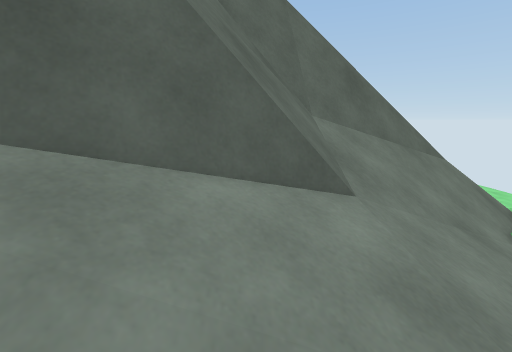
view 1 (above)

18 first-person views from a walk through a 3-D level made in the Unity game engine. The camera is 1.2 m above the floor, tilts 12° down and sees 90° across. The floor is counted in squares, 0.5 m on a side. Each view is taken from the middle of a square. On the plan, view 1 faces up. The plan holds only what a view shows up to about 17 squares ahead; the rest is blank. The place goes on beyond the plan. Some animated figures are left out. Some surface patterns are stand-ins.

view 2
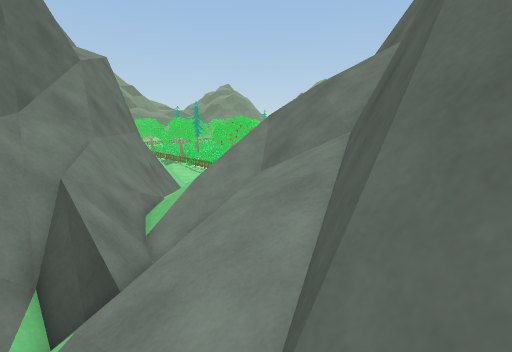

view 3
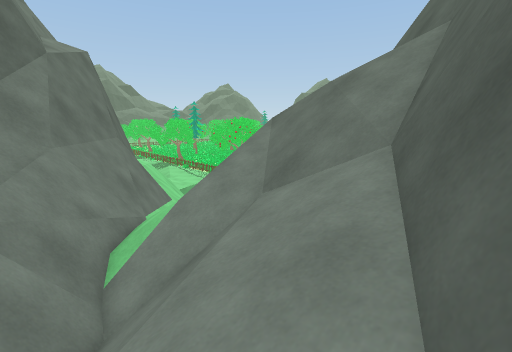

view 4
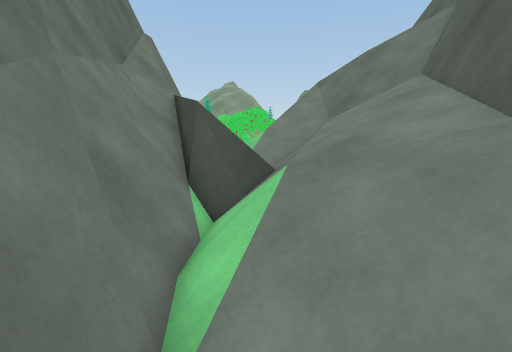

view 5
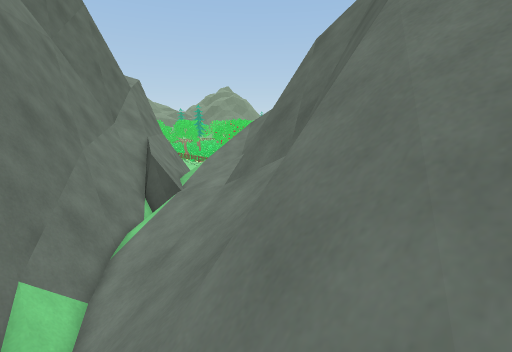

view 6
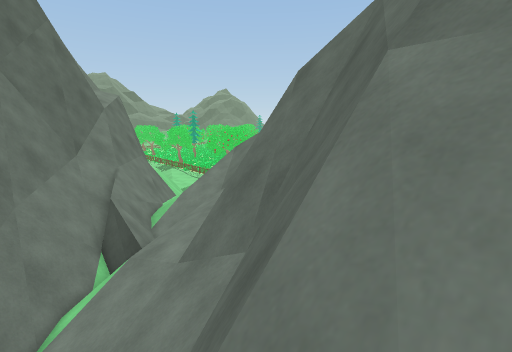

view 7
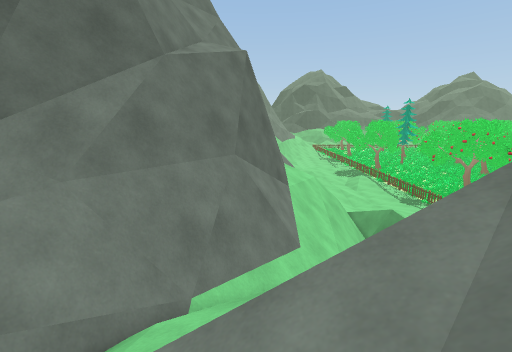

view 8
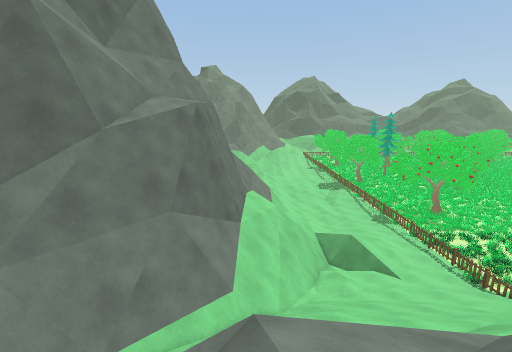

view 9
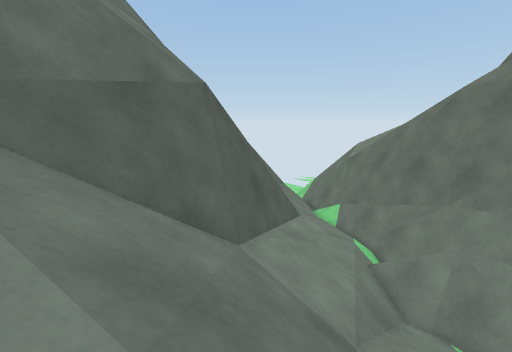

view 10
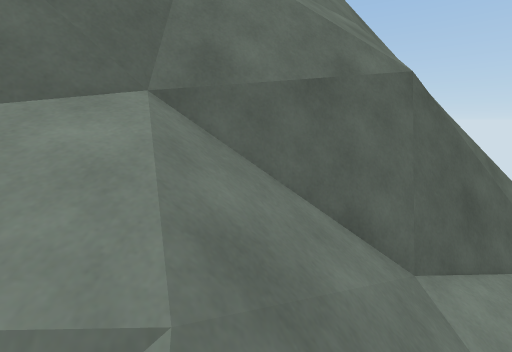

view 11
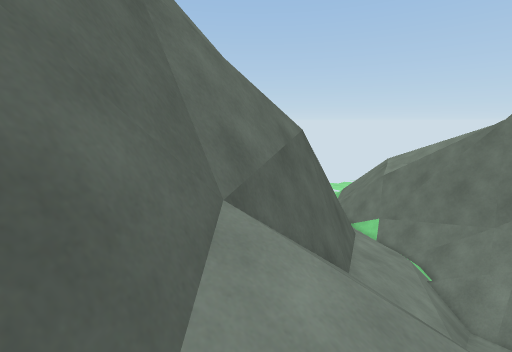

view 12
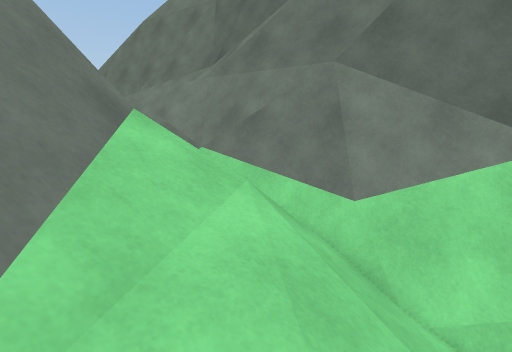

view 13
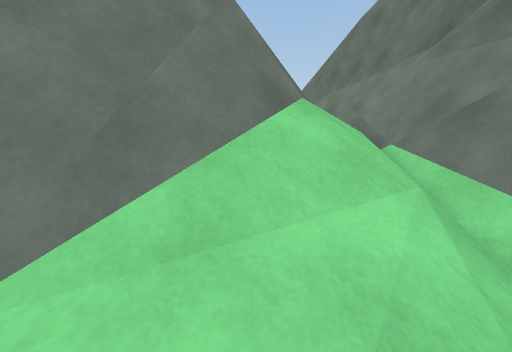

view 14
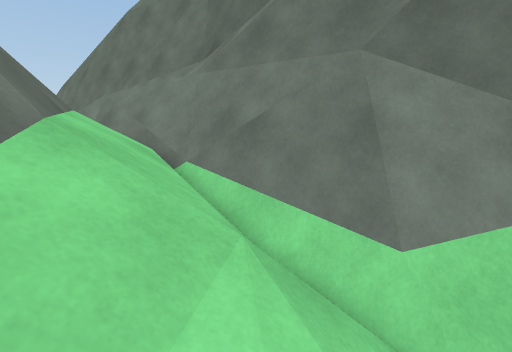

view 15
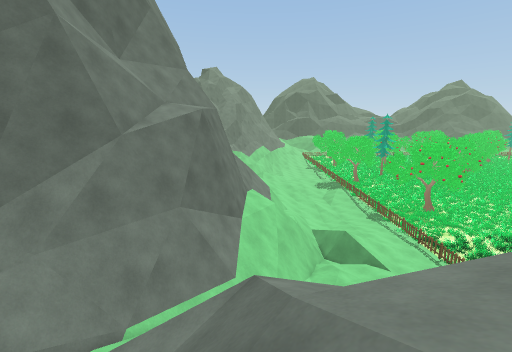

view 16
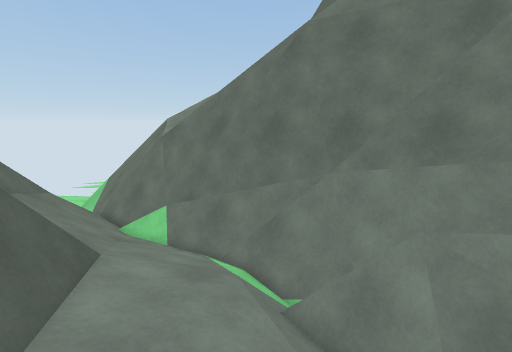

view 17
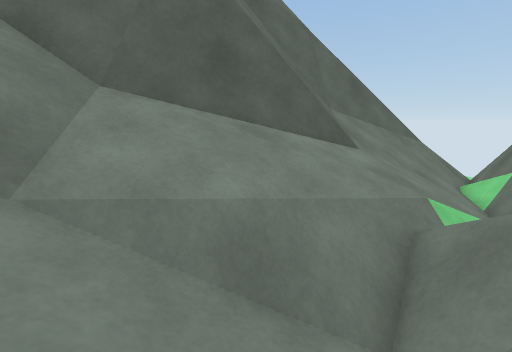

view 18
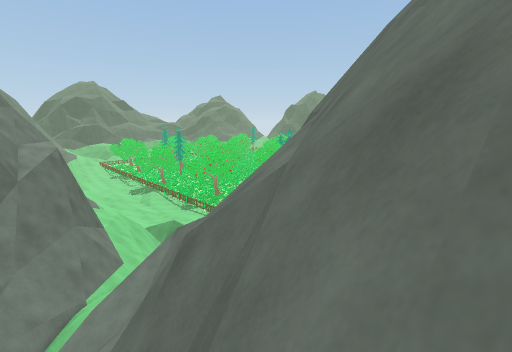

### Floor plan
Key: @ floor where view 1 was taken; # wall or solid block; . main floor; - floor 0.25 m lower than the main floor; : floor 0.5 m higher than the main floor; + floor 2 m higher than the main floor; * floor 2.5 m higher than the main floor; % floor 2.75 m higher than the main floor; & floor 7.75 m higher than the main floor; / step, stairs or slope; = window, fence, low wall or low ledge; ^ raised ledge; v drop or lower ground; O other object.
Columns run from 17 left of view 1 to 9 right of it. Each row starts with its distance up from view 1.
 14              ==      //////
 13                   ////////
 12            =    //////////
 11          #^=     /////==v//
 10        ##^=&vvvvvvv#^==#///
  9        ##= vvvvvv=#==OO////
  8            vvvv ^^=#OO/////
  7                 ^^=OO/////#
  6                ^^^=O/////#=
  5              ^^^^^=//////=#
  4     ^###^^^^^^^^=#//////=##
  3    ^###^^^^^#==/////////=##
  2   ^^^=======#//////////=###
  1  ^^^=/////////////////=^##=
  0 ^^^=/////////////@#=/#=##=#
 -1 ^^=///////////////=^#=##^=^
 -2 ^=///////////////#=#=##^ ##
 -3 =  //////////////=##### ^##
 -4    = /////////// =####  ^^
 -5   =#////////////=^#^#^  ^^
 -6 =%*%/////==////#=##^#^
 -7 =+++vv====#////=###^^
 -8  ^==^^==#/////#^##
 -9  ^===##//////:=###
-10  #/////////: =###
-11  .:///////..=###
-12 //////// /-=^##
-13 //////////#=^^
-14 //////////=^^
-15 /////////=#^^
-16     /////=#^
-17      ////=^^
-18      ////=^^
-19       ///=^^

Positions as (right, up) in squares from view 1, and headings:
1: (0, 0), facing up
2: (3, 6), facing down-left
3: (1, 4), facing down-left
4: (7, 5), facing down-left
5: (9, 14), facing down-left
6: (6, 13), facing down-left
7: (-6, -2), facing down
8: (-10, -1), facing down
9: (-11, -4), facing up-right
10: (-10, -4), facing up
11: (-15, -2), facing up-right
12: (-17, -12), facing right
13: (-16, -13), facing up-right
14: (-14, -12), facing right
15: (-10, 1), facing down
16: (-4, 1), facing right
17: (-2, -5), facing up
18: (-1, 12), facing down-left
